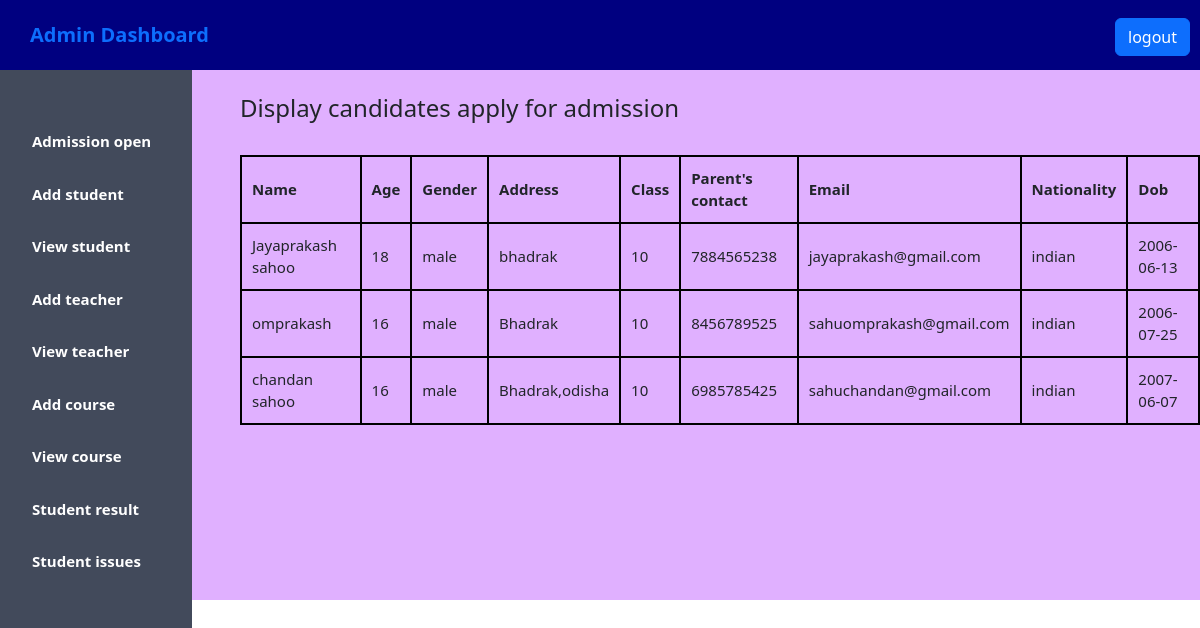
The page /admission_display.php on the database its author committed.
### tables this page shows
CREATE TABLE `admission1` (
  `Id` int(10) NOT NULL,
  `name` varchar(20) NOT NULL,
  `age` varchar(10) NOT NULL,
  `gender` varchar(20) NOT NULL,
  `address` varchar(100) NOT NULL,
  `class` varchar(20) NOT NULL,
  `contact` varchar(20) NOT NULL,
  `email` varchar(50) NOT NULL,
  `nationality` varchar(20) NOT NULL,
  `dob` date NOT NULL
);

### admission_display.php (the view, shortened to what this page needs)
<?php
$host="localhost";
$user="root";
$password="";
$db="schoolproject2";
$data=mysqli_connect($host,$user,$password,$db);
$sql="SELECT * FROM admission1";
$result=mysqli_query($data,$sql);
?>
<!DOCTYPE html>
<html lang="en">
<head>
    <link href="https://cdn.jsdelivr.net/npm/bootstrap@5.3.0/dist/css/bootstrap.min.css" rel="stylesheet">
</head>
<body>
    <header class="header">
        <a href="admininfo.php">Admin Dashboard</a>
        <div class="logout">
            <a href="logout.php" class="btn btn-primary">logout</a>
        </div>
    </header>
    <aside>
        <ul>
            <li>
                <a href="admission_display.php">Admission open</a>
            </li>
            <li>
                <a href="add_student.php">Add student</a>
            </li>
            <li>
                <a href="view_student.php">View student</a>
            </li>
            <li>
                <a href="add_teacher.php">Add teacher</a>
            </li>
            <li>
                <a href="view_teacher.php">View teacher</a>
            </li>
            <li>
                <a href="add_course.php">Add course</a>
            </li>
            <li>
            <a href="course_form.php">View course</a>
            </li>
            <li>
                <a href="update_result.php">Student result</a>
            </li>
            <li>
                <a href="show_result.php">Student issues</a>
            </li>
        </ul>
    </aside>
<div class="content">
   <br> <h4>Display candidates apply for admission</h4><br>
    <div>
        <table>
            <tr>
                <th>Name</th>
                <th>Age</th>
                <th>Gender</th>
                <th>Address</th>
                <th>Class</th>
                <th>Parent's contact</th>
                <th>Email</th>
                <th>Nationality</th>
                <th>Dob</th>
            </tr>
            <?php
            while($rows=$result->fetch_assoc())
            {
            ?>
            <tr>
                <td> <?php echo "{$rows['name']}"; ?></td>
                <td> <?php echo "{$rows['age']}"; ?></td>
                <td> <?php echo "{$rows['gender']}"; ?></td>
                <td> <?php echo "{$rows['address']}"; ?></td>
                <td> <?php echo "{$rows['class']}"; ?></td>
                <td> <?php echo "{$rows['contact']}"; ?></td>
                <td> <?php echo "{$rows['email']}"; ?></td>
                <td> <?php echo "{$rows['nationality']}"; ?></td>
                <td> <?php echo "{$rows['dob']}"; ?></td>
            </tr>
            <?php
            }
            ?>
        </table>
    </div>
 </div>
</body>
</html>

### admission_display.php (style rules this page uses)
* { margin: 0; padding: 0; }
.header { background-color: #000080; color: black; line-height: 70px; padding-left: 30px; font-weight: bold; font-size: 20px; }
a,a:hover { text-decoration: none; }
.logout { float: right; padding-right: 10px; }
ul { background-color: #424a5b; width: 16%; height: 100%; position: fixed; padding-top: 5%; }
ul li { list-style: none; padding-bottom: 30px; font-size: 15px; }
ul li a { color: white; font-weight: bold; }
.content { padding-left: 20%; background-color: rgb(224,176,255); padding-bottom: 100px; height: 530px; }
table, th { padding: 10px; font-size: 15px; }
table, th, td { border: 2px solid black; border-collapse: collapse; padding: 10px; }

### rows shown on the page
admission1: name "Jayaprakash sahoo", age "18", gender "male", address "bhadrak", class "10", contact "7884565238", email "jayaprakash@gmail.com", nationality "indian", dob "2006-06-13"
admission1: name "omprakash", age "16", gender "male", address "Bhadrak", class "10", contact "8456789525", email "sahuomprakash@gmail.com", nationality "indian", dob "2006-07-25"
admission1: name "chandan sahoo", age "16", gender "male", address "Bhadrak,odisha", class "10", contact "6985785425", email "sahuchandan@gmail.com", nationality "indian", dob "2007-06-07"
